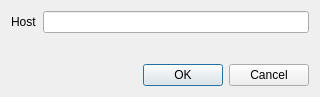
<?xml version="1.0" encoding="UTF-8"?>
<ui version="4.0">
 <class>NewConnectionDialog</class>
 <widget class="QDialog" name="NewConnectionDialog">
  <property name="geometry">
   <rect>
    <x>0</x>
    <y>0</y>
    <width>320</width>
    <height>97</height>
   </rect>
  </property>
  <property name="windowTitle">
   <string>New Connection</string>
  </property>
  <layout class="QVBoxLayout" name="verticalLayout">
   <item>
    <layout class="QFormLayout" name="formLayout">
     <item row="0" column="0">
      <widget class="QLabel" name="label">
       <property name="text">
        <string>Host</string>
       </property>
      </widget>
     </item>
     <item row="0" column="1">
      <widget class="QLineEdit" name="lineEdit">
       <property name="text">
        <string/>
       </property>
      </widget>
     </item>
    </layout>
   </item>
   <item>
    <widget class="QDialogButtonBox" name="buttonBox">
     <property name="orientation">
      <enum>Qt::Horizontal</enum>
     </property>
     <property name="standardButtons">
      <set>QDialogButtonBox::Cancel|QDialogButtonBox::Ok</set>
     </property>
    </widget>
   </item>
  </layout>
 </widget>
 <resources/>
 <connections>
  <connection>
   <sender>buttonBox</sender>
   <signal>accepted()</signal>
   <receiver>NewConnectionDialog</receiver>
   <slot>accept()</slot>
   <hints>
    <hint type="sourcelabel">
     <x>248</x>
     <y>254</y>
    </hint>
    <hint type="destinationlabel">
     <x>157</x>
     <y>274</y>
    </hint>
   </hints>
  </connection>
  <connection>
   <sender>buttonBox</sender>
   <signal>rejected()</signal>
   <receiver>NewConnectionDialog</receiver>
   <slot>reject()</slot>
   <hints>
    <hint type="sourcelabel">
     <x>316</x>
     <y>260</y>
    </hint>
    <hint type="destinationlabel">
     <x>286</x>
     <y>274</y>
    </hint>
   </hints>
  </connection>
 </connections>
</ui>
